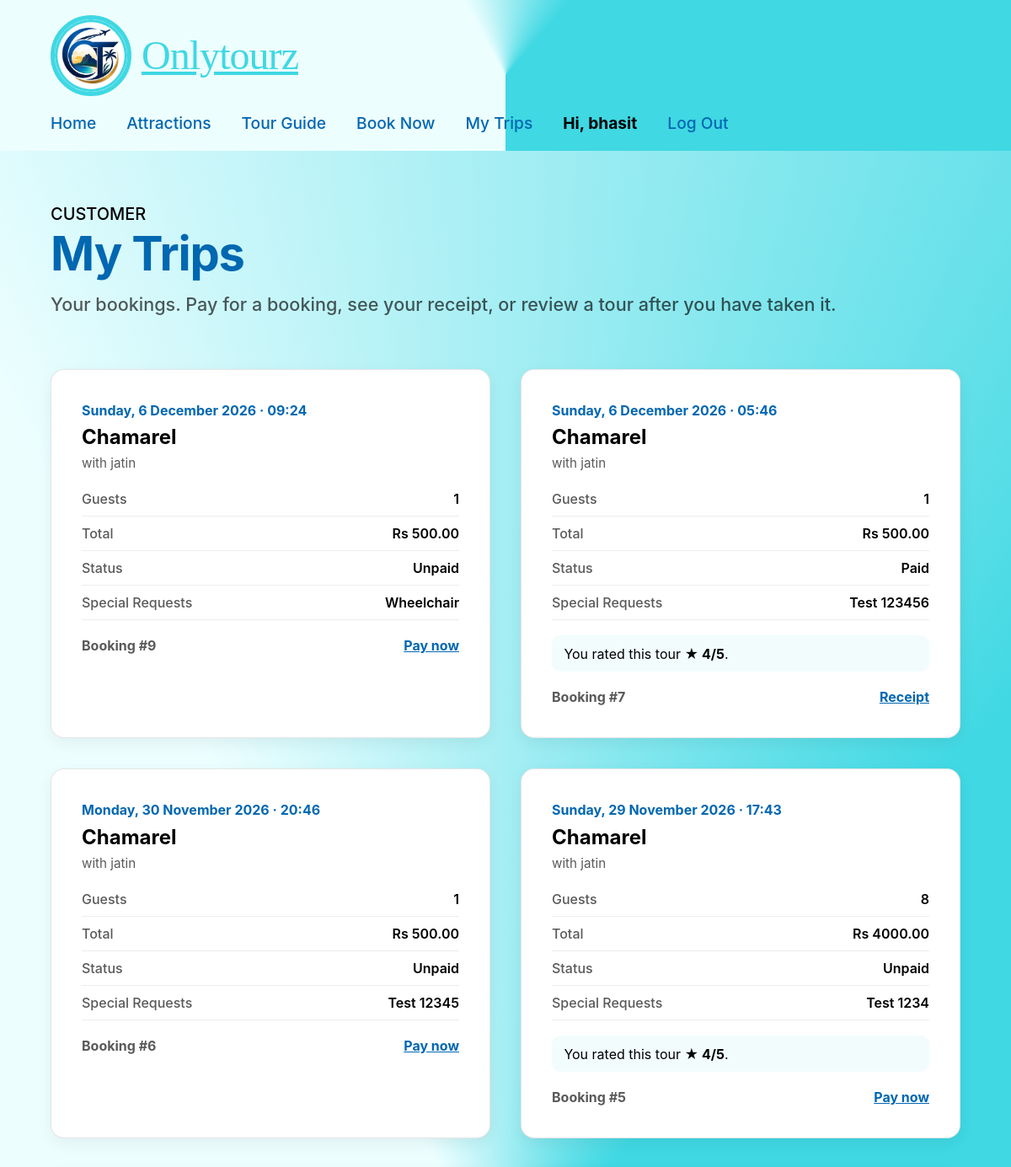
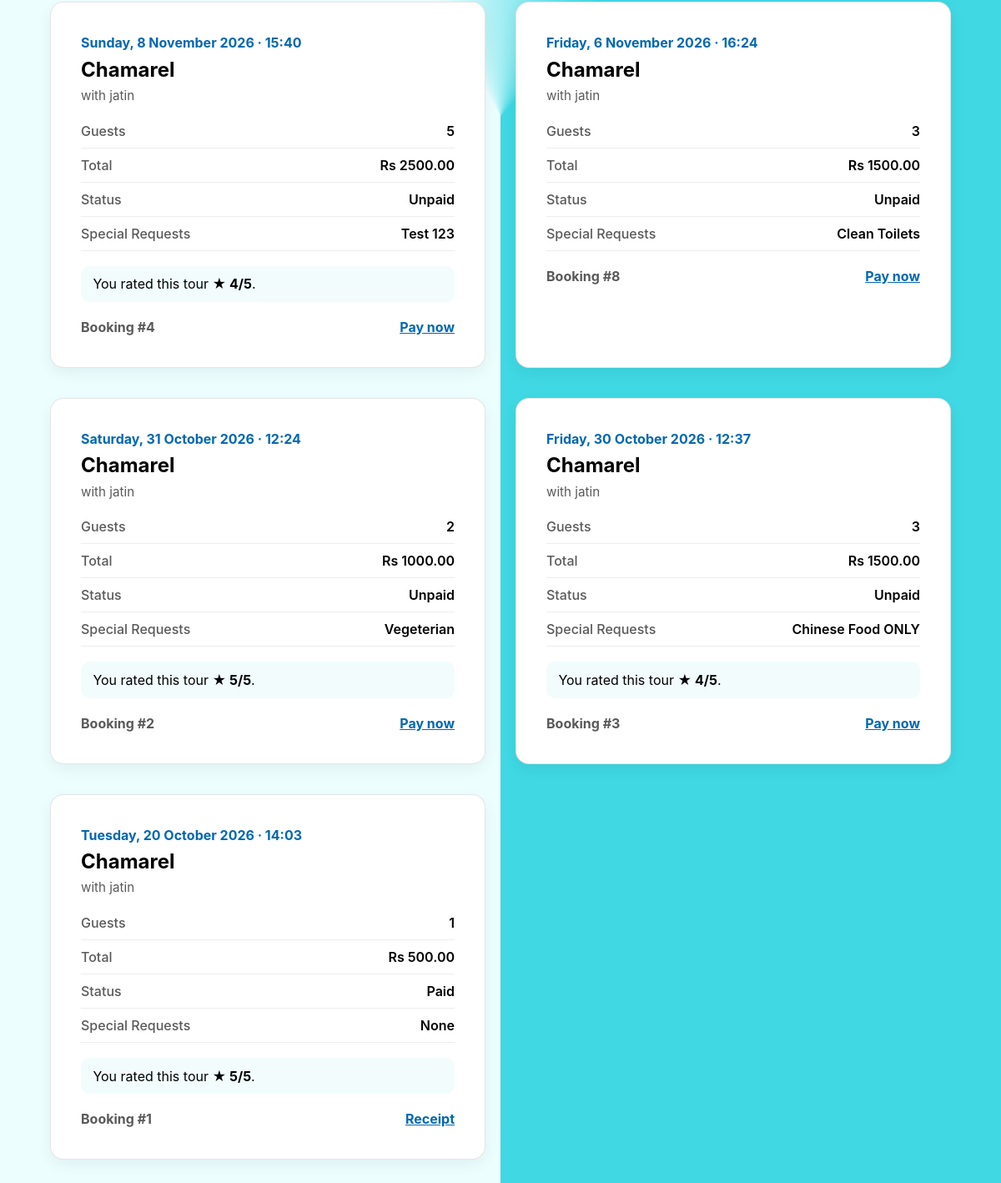
The page /trips/ (signed in) on the database its author committed (2 pictures, top to bottom).
### OnlyToursApp/models.py (models this page shows, shortened)
class Booking(models.Model):
	BOOKING_STATUS_CHOICES = (
        ("PENDING" , "pending"),
        ("ACCEPTED" , "accepted"),
        ("DECLINED" , "declined"),
        ("CANCELLED" , "cancelled"),
        ("PAID" , "paid"),
        ("UNPAID" , "unpaid"),
    )
	BookingID = models.AutoField(primary_key=True, help_text='Unique ID for the booking')
	Customer = models.ForeignKey(Customer, on_delete=models.CASCADE, help_text="Choose a Customer")
	Listing = models.ForeignKey(Listings, on_delete=models.CASCADE, help_text="Choose a Tour")
	DateTimeRequested = models.DateTimeField(auto_now_add=True)
	TourDate = models.DateField()
	TimeSlot = models.TimeField(help_text='Enter the preferred time')
	TotalPrice = models.DecimalField(decimal_places=2, max_digits=10)
	NumberOfParticipants = models.IntegerField(null=True, blank=True, help_text='Enter the Number of Participants')
	BookingStatus = models.CharField(max_length=20, choices = BOOKING_STATUS_CHOICES)
	SpecialRequests = models.TextField(null=True, blank=True, max_length=500, help_text='Any special requests')

class Listings(models.Model):
	LISTING_STATUS_CHOICES = (
		("ACTIVE", "active"),
		("INACTIVE", "inactive"),
	)
	ListingID = models.AutoField(primary_key=True, help_text='Unique ID for the listing')
	Guide = models.ForeignKey(TourGuide, on_delete=models.CASCADE, help_text="Choose a Guide")
	TourName = models.CharField(null=False, blank=False, max_length=200, help_text='Enter the name of the tour')
	LDescription = models.TextField(null=False, blank=False, help_text='Enter a description of the tour')
	Duration = models.DecimalField(null=False, blank=False, max_digits=4, decimal_places=1, help_text='Enter the duration of the tour in hours')
	MeetingPoint = models.CharField(null=False, blank=False, max_length=200, help_text='Enter the meeting point of the tour')
	Price = models.DecimalField(null=False, blank=False, max_digits=10, decimal_places=2, help_text='Enter the price per person')
	AvailabilityDate = models.DateField(null=False, blank=False, help_text='Enter the date the tour is available')
	ListingsStatus = models.CharField(max_length=20, choices=LISTING_STATUS_CHOICES, help_text='Select the status of the listing')
	DateCreated = models.DateField(null=False, blank=False, auto_now_add=True)
	Attraction = models.ManyToManyField('Attractions')

class Review(models.Model):
	ReviewID = models.AutoField(primary_key=True, help_text='Unique ID for the review')
	Booking = models.OneToOneField(Booking, on_delete=models.CASCADE, help_text="Choose the Booking being reviewed")
	Rating = models.IntegerField(
		validators=[MinValueValidator(1), MaxValueValidator(5)],
		help_text='Enter a rating from 1 to 5'
	)
	Comment = models.TextField(null=True, blank=True, help_text='Enter your comment')
	DateSubmitted = models.DateTimeField(auto_now_add=True)
	IsFlagged = models.BooleanField(default=False, help_text='Indicate whether the review has been flagged')
	GuideResponse = models.TextField(null=True, blank=True, help_text='Response from the guide')

### OnlyToursApp/views.py (the view)
# urls.py: path('trips/', views.my_trips, name='my_trips'),
@login_required
def my_trips(request):
	customer = get_object_or_404(Customer, pk=request.user.pk)
	today = timezone.localdate()
	trips = Booking.objects.filter(Customer=customer).select_related('Listing', 'Listing__Guide').order_by('-TourDate', '-BookingID')
	for booking in trips:
		reviews = Review.objects.filter(Booking=booking)
		booking.my_review = None
		if len(reviews) > 0:
			booking.my_review = reviews[0]
		booking.can_review = booking.BookingStatus == 'PAID' and booking.TourDate < today and booking.my_review is None
	return render(request, 'my_trips.html', {'trips': trips})

### OnlyToursApp/templates/my_trips.html (shortened to what this page needs)
{% extends 'base.html' %}
{% load static %}
{% block extra_css %}
  <link rel="stylesheet" href="{% static 'css/guide_bookings.css' %}">
  <link rel="stylesheet" href="{% static 'css/reviews.css' %}?v=1">
{% endblock %}
{% block content %}
<div class="gb-page site-brand-gradient">
  <div class="gb-inner">
    <div class="gb-intro">
      <p class="gb-eyebrow">CUSTOMER</p>
      <h1 class="gb-title">My Trips</h1>
      <p class="gb-lead">Your bookings. Pay for a booking, see your receipt, or review a tour after you have taken it.</p>
    </div>
    <div class="gb-grid">
      {% for trip in trips %}
      <article class="gb-card">
        <header class="gb-card-head">
          <p class="gb-when">{{ trip.TourDate|date:"l, j F Y" }} &middot; {{ trip.TimeSlot|time:"H:i" }}</p>
          <h3 class="gb-tour">{{ trip.Listing.TourName }}</h3>
          <p class="gb-meeting">with {{ trip.Listing.Guide.first_name }} {{ trip.Guide.last_name }}</p>
        </header>
        <dl class="gb-details">
          <div><dt>Guests</dt><dd>{{ trip.NumberOfParticipants }}</dd></div>
          <div><dt>Total</dt><dd>Rs {{ trip.TotalPrice }}</dd></div>
         <div><dt>Status</dt><dd>{{ trip.get_BookingStatus_display|capfirst }}</dd></div>
          <div><dt>Special Requests</dt><dd>{{ trip.SpecialRequests }}</dd></div>
        </dl>
        {% if trip.my_review %}
        <p class="review-done">You rated this tour <strong>&#9733; {{ trip.my_review.Rating }}/5</strong>.
          {% if trip.my_review.GuideResponse %}<br><strong>Reply from your guide:</strong> {{ trip.my_review.GuideResponse }}{% endif %}</p>
        {% endif %}
        <footer class="gb-card-foot">
          <span class="gb-ref">Booking #{{ trip.BookingID }}</span>
          {% if trip.BookingStatus == 'ACCEPTED' or trip.BookingStatus == 'UNPAID' %}
            <a class="trip-action" href="{% url 'OnlyToursApp:pay' trip.BookingID %}">Pay now</a>
          {% elif trip.BookingStatus == 'PENDING' %}
            <span class="gb-ref">Waiting for the guide</span>
          {% elif trip.BookingStatus == 'DECLINED' or trip.BookingStatus == 'CANCELLED' %}
            <span class="gb-ref">No longer available</span>
          {% elif trip.can_review %}
            <a class="trip-action" href="{% url 'OnlyToursApp:review' trip.BookingID %}">Leave a review</a>
          {% else %}
            <a class="trip-action" href="{% url 'OnlyToursApp:booked' trip.BookingID %}">Receipt</a>
          {% endif %}
        </footer>
      </article>
      {% empty %}
      <p class="gb-empty">You have no bookings yet. <a href="{% url 'OnlyToursApp:booknow' %}">Book your first tour.</a></p>
      {% endfor %}
    </div>
  </div>
</div>
{% endblock %}

### OnlyToursApp/templates/partials/navbar.html (shortened to what this page needs)
{% load static %}
<header class="site-header site-brand-gradient">
  <a class="site-logo" href="{% url 'OnlyToursApp:home' %}">
    <img src="{% static 'images/image0.png' %}" alt="OnlyTours logo" />
    <span class="site-logo-text">
      <span class="script">Onlytourz</span>
    </span>
  </a>
  <nav aria-label="Main navigation">
    <ul class="site-nav">
      <li><a href="{% url 'OnlyToursApp:home' %}">Home</a></li>
      <li><a href="{% url 'OnlyToursApp:attractions' %}">Attractions</a></li>
      <li><a href="{% url 'OnlyToursApp:tourguides' %}">Tour Guide</a></li>
      {% if user.tourguide %}
      <li><a href="{% url 'OnlyToursApp:guide_bookings' %}">My Bookings</a></li>
      <li><a href="{% url 'OnlyToursApp:guide_listings' %}">My Listings</a></li>
      <li><a href="{% url 'OnlyToursApp:guide_reviews' %}">My Reviews</a></li>
      {% else %}
      <li><a href="{% url 'OnlyToursApp:booknow' %}">Book Now</a></li>
      {% if user.customer %}
      <li><a href="{% url 'OnlyToursApp:my_trips' %}">My Trips</a></li>
      {% endif %}
      {% endif %}
      {% if user.is_authenticated %}
      <li class="site-nav-user">Hi, {{ user.first_name|default:user.username }}</li>
      <li>
        <form class="site-nav-logout" method="post" action="{% url 'logout' %}">
          <button type="submit">Log Out</button>
        </form>
      </li>
      {% else %}
      <li><a href="{% url 'login' %}">Log In</a></li>
      <li><a href="{% url 'OnlyToursApp:register' %}">Register</a></li>
      {% endif %}
    </ul>
  </nav>
</header>

### OnlyToursApp/static/css/base.css (style rules this page uses)
:root { --logo: #3fd8e3; --headings: #0067b1; --accent: #fbba09; --text-body: rgba(0, 0, 0, 0.65); --input-bg: #efeded; --font-script: "Brush Script MT", "Segoe Script", cursive; --font-body: "Inter", system-ui, -apple-system, "Segoe UI", Roboto, Helvetica, Arial, sans-serif; --space-xs: clamp(0.5rem, 1vw, 0.75rem); --space-sm: clamp(0.75rem, 1.5vw, 1.25rem); --space-md: clamp(1.25rem, 3vw, 2.5rem); --space-lg: clamp(2rem, 5vw, 4rem); --space-xl: clamp(3rem, 8vw, 6rem); --radius-lg: clamp(20px, 3vw, 40px); --max-content-width: 1280px; }
*, *::before, *::after { box-sizing: border-box; }
html { -webkit-text-size-adjust: 100%; }
body { margin: 0; padding: 0; font-family: var(--font-body); color: #000; background: #ffffff; line-height: 1.5; overflow-x: hidden; }
a { text-decoration: none; color: inherit; }
img { max-width: 100%; display: block; }
button, input, select { font: inherit; }
.site-brand-gradient { background: conic-gradient( from 180deg at 50% 50%, rgba(237, 254, 255, 1) 41.8%, rgba(63, 216, 227, 1) 61.5% ); }
.site-header { padding: var(--space-sm) var(--space-lg); display: flex; flex-wrap: wrap; align-items: center; justify-content: space-between; gap: var(--space-sm); }
.site-logo { display: flex; align-items: center; gap: var(--space-xs); flex-shrink: 0; }
.site-logo img { border-radius: 50%; border: clamp(3px, 0.5vw, 5px) solid var(--logo); width: clamp(56px, 8vw, 96px); height: clamp(56px, 8vw, 96px); object-fit: cover; }
.site-logo-text { color: var(--logo); text-decoration: underline; white-space: nowrap; display: flex; align-items: baseline; gap: 0.25rem; }
.site-logo-text .script { font-family: var(--font-script); font-size: clamp(1.5rem, 4vw, 3rem); letter-spacing: -0.02em; }
.site-nav { display: flex; flex-wrap: wrap; align-items: center; gap: clamp(1rem, 3vw, 2.5rem); list-style: none; margin: 0; padding: 0; }
.site-nav a, .site-nav .site-nav-item, .site-nav-user, .site-nav-logout button { color: var(--headings); text-align: center; font-weight: 500; font-size: clamp(1rem, 1.6vw, 1.35rem); white-space: nowrap; }
.site-nav-user { font-weight: 700; color: #000; }
.site-nav-logout { margin: 0; }
.site-nav-logout button { background: none; border: none; padding: 0; cursor: pointer; font-family: inherit; }
body { display: flex; flex-direction: column; min-height: 100vh; }

### OnlyToursApp/static/css/guide_bookings.css (style rules this page uses)
.gb-page { min-height: 70vh; padding: var(--space-lg) var(--space-lg) var(--space-xl); }
.gb-inner { max-width: var(--max-content-width); margin: 0 auto; }
.gb-intro { margin-bottom: var(--space-lg); }
.gb-eyebrow { margin: 0; font-weight: 500; font-size: clamp(1rem, 2vw, 1.25rem); }
.gb-title { margin: 0 0 var(--space-xs); color: var(--headings); font-weight: 700; font-size: clamp(2rem, 5vw, 3.5rem); line-height: 1.15; letter-spacing: -0.02em; }
.gb-lead { margin: 0; color: var(--text-body); font-weight: 500; font-size: clamp(1rem, 1.8vw, 1.35rem); }
.gb-grid { display: grid; grid-template-columns: repeat(auto-fill, minmax(min(100%, 340px), 1fr)); gap: var(--space-md); }
.gb-card { background: #ffffff; border: 1px solid rgba(0, 0, 0, 0.1); border-radius: 16px; padding: var(--space-md); display: flex; flex-direction: column; gap: var(--space-sm); box-shadow: 0 6px 18px rgba(0, 0, 0, 0.06); }
.gb-when { margin: 0; color: var(--headings); font-weight: 700; }
.gb-tour { margin: 0.15rem 0; font-weight: 700; font-size: clamp(1.2rem, 2vw, 1.5rem); }
.gb-meeting { margin: 0; color: var(--text-body); font-size: 0.95rem; }
.gb-details { margin: 0; display: flex; flex-direction: column; gap: 0.5rem; }
.gb-details div { display: flex; justify-content: space-between; gap: var(--space-sm); border-bottom: 1px solid rgba(0, 0, 0, 0.07); padding-bottom: 0.5rem; }
.gb-details dt { color: var(--text-body); font-weight: 500; flex-shrink: 0; }
.gb-details dd { margin: 0; font-weight: 600; text-align: right; overflow-wrap: anywhere; }
.gb-card-foot { display: flex; justify-content: space-between; gap: var(--space-sm); font-weight: 700; }
.gb-ref { color: var(--text-body); }

### OnlyToursApp/static/css/reviews.css (style rules this page uses)
.review-done { margin: 0; padding: 0.6rem 0.9rem; background: #f2fcfd; border-radius: 10px; line-height: 1.5; }
.trip-action { color: var(--headings); font-weight: 700; text-decoration: underline; }

### rows shown on the page
Booking: TourDate "Sunday, 6 December 2026", TimeSlot "09:24", Listing.TourName "Chamarel", Listing.Guide.first_name "jatin", NumberOfParticipants "1", TotalPrice "500.00", BookingStatus "Unpaid", SpecialRequests "Wheelchair", BookingID "9", shows "Pay now"
Booking: TourDate "Sunday, 6 December 2026", TimeSlot "05:46", Listing.TourName "Chamarel", Listing.Guide.first_name "jatin", NumberOfParticipants "1", TotalPrice "500.00", BookingStatus "Paid", SpecialRequests "Test 123456", my_review.Rating "4", BookingID "7", shows "Receipt"
Booking: TourDate "Monday, 30 November 2026", TimeSlot "20:46", Listing.TourName "Chamarel", Listing.Guide.first_name "jatin", NumberOfParticipants "1", TotalPrice "500.00", BookingStatus "Unpaid", SpecialRequests "Test 12345", BookingID "6", shows "Pay now"
Booking: TourDate "Sunday, 29 November 2026", TimeSlot "17:43", Listing.TourName "Chamarel", Listing.Guide.first_name "jatin", NumberOfParticipants "8", TotalPrice "4000.00", BookingStatus "Unpaid", SpecialRequests "Test 1234", my_review.Rating "4", BookingID "5", shows "Pay now"
Booking: TourDate "Sunday, 8 November 2026", TimeSlot "15:40", Listing.TourName "Chamarel", Listing.Guide.first_name "jatin", NumberOfParticipants "5", TotalPrice "2500.00", BookingStatus "Unpaid", SpecialRequests "Test 123", my_review.Rating "4", BookingID "4", shows "Pay now"
Booking: TourDate "Friday, 6 November 2026", TimeSlot "16:24", Listing.TourName "Chamarel", Listing.Guide.first_name "jatin", NumberOfParticipants "3", TotalPrice "1500.00", BookingStatus "Unpaid", SpecialRequests "Clean Toilets", BookingID "8", shows "Pay now"
Booking: TourDate "Saturday, 31 October 2026", TimeSlot "12:24", Listing.TourName "Chamarel", Listing.Guide.first_name "jatin", NumberOfParticipants "2", TotalPrice "1000.00", BookingStatus "Unpaid", SpecialRequests "Vegeterian", my_review.Rating "5", BookingID "2", shows "Pay now"
Booking: TourDate "Friday, 30 October 2026", TimeSlot "12:37", Listing.TourName "Chamarel", Listing.Guide.first_name "jatin", NumberOfParticipants "3", TotalPrice "1500.00", BookingStatus "Unpaid", SpecialRequests "Chinese Food ONLY", my_review.Rating "4", BookingID "3", shows "Pay now"
Booking: TourDate "Tuesday, 20 October 2026", TimeSlot "14:03", Listing.TourName "Chamarel", Listing.Guide.first_name "jatin", NumberOfParticipants "1", TotalPrice "500.00", BookingStatus "Paid", SpecialRequests "None", my_review.Rating "5", BookingID "1", shows "Receipt"

### other values the page prints
{{ user.first_name|default:user.username }} "bhasit"
